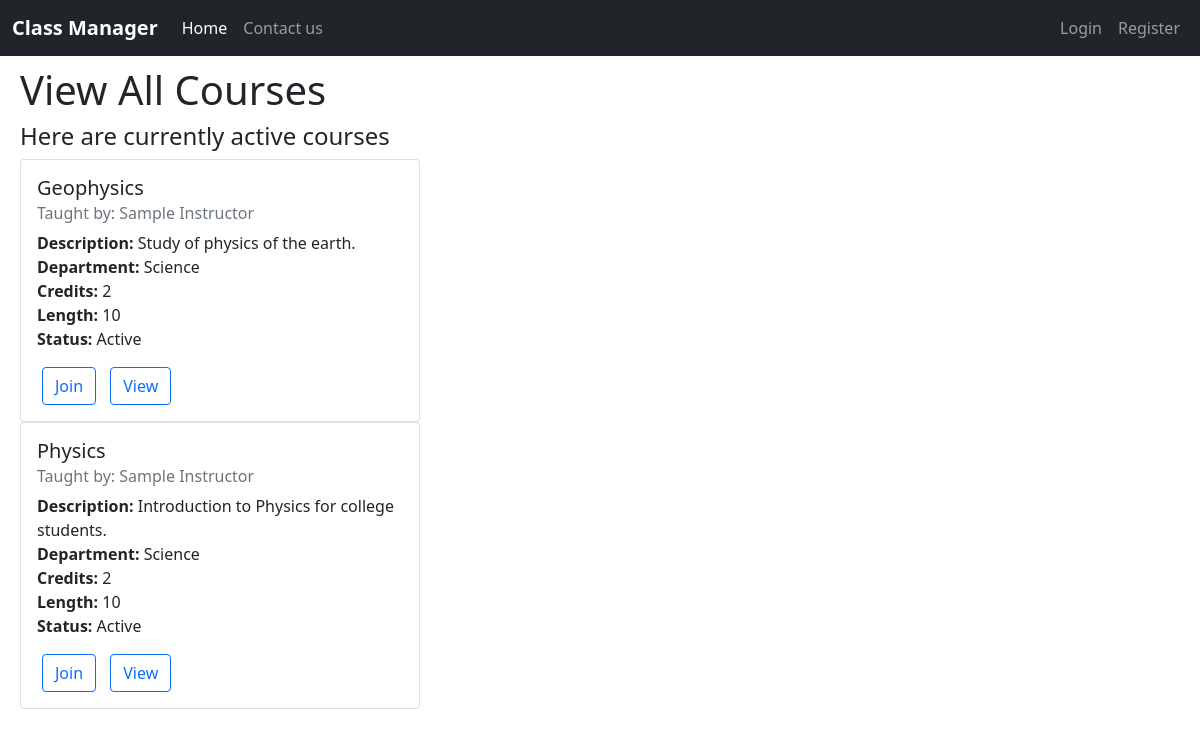
The page /view_all_courses on the database its author committed.
### classmanager/models.py (models this page shows, shortened)
class Course(models.Model):
    instructor = models.ForeignKey(Instructor, on_delete=models.CASCADE)
    name = models.CharField(max_length=255, blank=False, default=None)
    is_active = models.BooleanField(default=True)
    date_created = models.DateTimeField(auto_now_add=True)
    DEPARTMENTS = [
        ("Math", "Math"), ("English", "English"),
        ("Science", "Science"), ("Technology", "Technology"),
        ("Law", "Law"), ("Art", "Art"),
        ("Business", "Business"), ("Health", "Health")
    ]
    department = models.CharField(max_length=20, choices=DEPARTMENTS, default="Other")
    description = models.TextField(max_length=1000, default=None, blank=True)
    credits = models.PositiveIntegerField(default=2)
    length = models.PositiveIntegerField(default=10)

class Instructor(models.Model):
    user = models.OneToOneField(User, primary_key=True, on_delete=models.CASCADE)
    date_of_birth = models.DateField(default=date.today)
    DEPARTMENTS = [
        ("Math", "Math"), ("English", "English"),
        ("Science", "Science"), ("Technology", "Technology"),
        ("Law", "Law"), ("Art", "Art"),
        ("Business", "Business"), ("Health", "Health")
    ]
    department = models.CharField(max_length=20, choices=DEPARTMENTS, default="Other")

class User(AbstractUser):
    is_student = models.BooleanField(default=False)
    is_instructor = models.BooleanField(default=False)
    def __str__(self):
        return self.get_full_name()

### classmanager/views.py (the view)
# urls.py: path("view_all_courses", views.view_all_courses, name="view-all-courses"),
def view_all_courses(request):
    courses = Course.objects.filter(is_active=True).order_by("name")
    return render(request, "classmanager/view_courses.html", {
        "courses": courses,
    })

### classmanager/templates/classmanager/view_courses.html
{% extends "classmanager/layout.html" %}
{% block body %}
<h1>View All Courses</h1>
{% if courses|length > 0 %}
<h4>Here are currently active courses</h4>
{% endif %}
{% for course in courses %}
<div class="card" style="max-width: 400px;">
  <div class="card-body">
    <h5 class="card-title">{{course.name}}</h5>
    <h6 class="card-subtitle mb-2 text-muted">Taught by: {{course.instructor.user}}</h6>
    <p class="card-text">
      <strong>Description:</strong> {{course.description}} <br>
      <strong>Department:</strong> {{course.department}} <br>
      <strong>Credits:</strong> {{course.credits}} <br>
      <strong>Length:</strong> {{course.length}} <br>
      <strong>Status: </strong> Active
    </p>
    <form class="button-form" action="{% url 'join-course' course_id=course.id %}" method="GET">
      <input class="btn btn-outline-primary" type="submit" value="Join" />
    </form>
    <form class="button-form" action="{% url 'view-course' course_id=course.id %}" method="GET">
      <input class="btn btn-outline-primary" type="submit" value="View" />
    </form>
  </div>
</div>
{% empty %}
<p>There are no currently active courses at the moment.</p>
{% endfor %}
{% endblock body %}

### classmanager/static/classmanager/styles.css (style rules this page uses)
form { max-width: 600px; }
.button-form { margin: auto; padding: 5px; display: inline; }

### rows shown on the page
Course: name "Geophysics", instructor.user "Sample Instructor", description "Study of physics of the earth.", department "Science", credits "2", length "10"
Course: name "Physics", instructor.user "Sample Instructor", description "Introduction to Physics for college students.", department "Science", credits "2", length "10"
